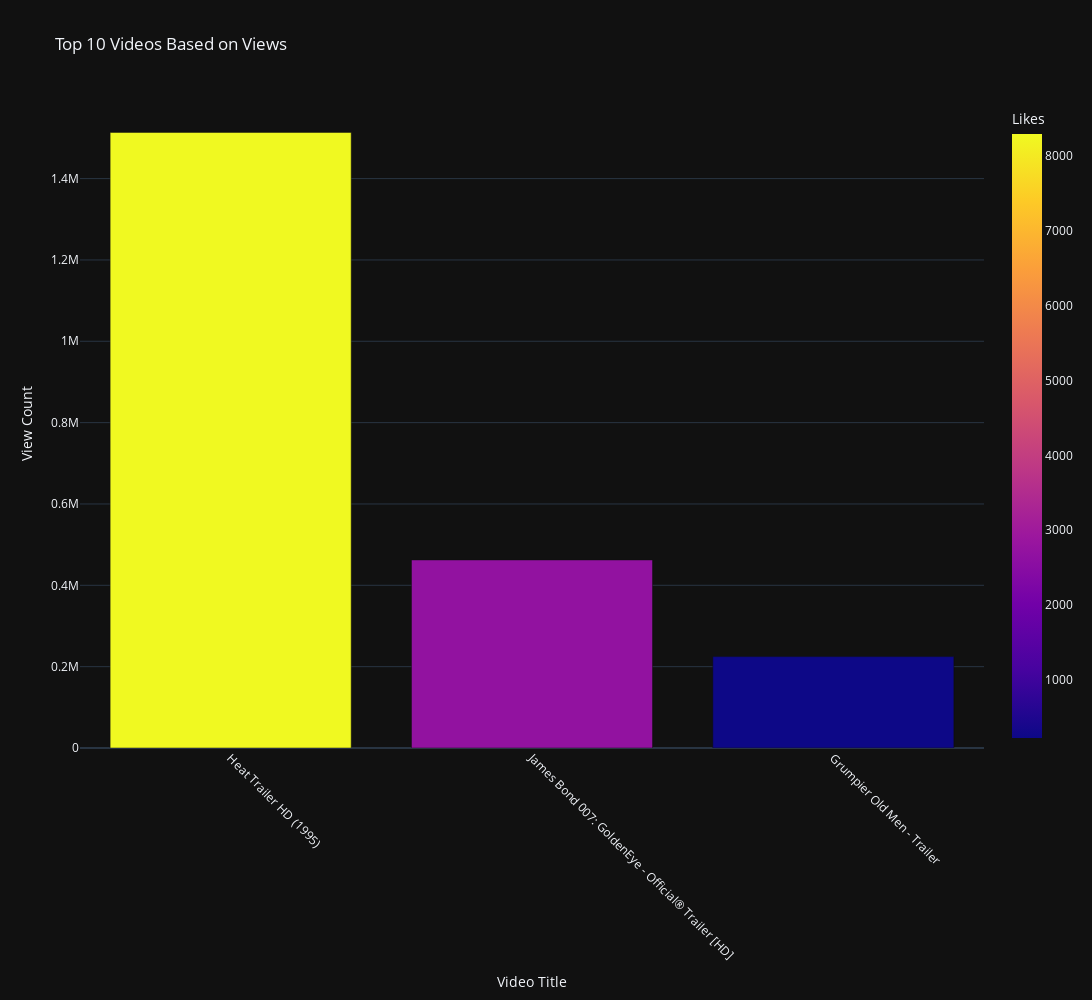

The code cell stored with this chart in its notebook:
### Markdown cell above
### Top 10 Videos based on Views (Count)

### Code cell
# Sort and select top 10 videos by view count
top_10_views = df.sort_values(by = 'viewCount', ascending = False).head(10)

# Bar chart for top 10 videos by views
fig = px.bar(
    top_10_views,
    x = 'title',
    y = 'viewCount',
    color = 'likeCount',
    title = 'Top 10 Videos Based on Views',
    labels = { 'title' : 'Video Title', 'viewCount' : 'View Count', 'likeCount' : 'Likes' },
    width = width,
    height = height,
    template = template
)
fig.update_layout(xaxis_tickangle = xaxis_tickangle)
fig.show()

### Figure 1 — Plotly figure (JSON) as saved in the notebook; plotly's stock layout.template omitted (floating-point values rounded to 4 significant figures)
{"data": [{"alignmentgroup": "True", "hovertemplate": "Video Title=%{x}<br>View Count=%{y}<br>Likes=%{marker.color}<extra></extra>", "legendgroup": "", "marker": {"color": [8295, 2699, 221], "coloraxis": "coloraxis", "pattern": {"shape": ""}}, "name": "", "offsetgroup": "", "orientation": "v", "showlegend": false, "textposition": "auto", "type": "bar", "x": ["Heat Trailer HD (1995)", "James Bond 007: GoldenEye - Official® Trailer [HD]", "Grumpier Old Men - Trailer"], "xaxis": "x", "y": [1513582, 462395, 224710], "yaxis": "y"}], "layout": {"barmode": "relative", "coloraxis": {"colorbar": {"title": {"text": "Likes"}}, "colorscale": [[0, "#0d0887"], [0.1111, "#46039f"], [0.2222, "#7201a8"], [0.3333, "#9c179e"], [0.4444, "#bd3786"], [0.5556, "#d8576b"], [0.6667, "#ed7953"], [0.7778, "#fb9f3a"], [0.8889, "#fdca26"], [1, "#f0f921"]]}, "height": 1000, "legend": {"tracegroupgap": 0}, "title": {"text": "Top 10 Videos Based on Views"}, "width": 1600, "xaxis": {"anchor": "y", "domain": [0, 1], "tickangle": 45, "title": {"text": "Video Title"}}, "yaxis": {"anchor": "x", "domain": [0, 1], "title": {"text": "View Count"}}}}
